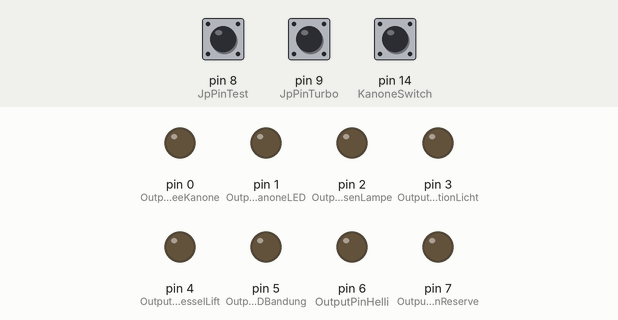
Bench run of a sketch on a simulated Arduino Uno, built with avr-gcc and run on an emulated ATmega328P. Parts: output pins drawn as LEDs (lit = HIGH). The test bench sets the inputs (shaded band); at power-on: pin 9 (JpPinTurbo) HIGH, pin 8 (JpPinTest) HIGH, pin 14 (KanoneSwitch) HIGH.

Above: at 2.3 s.
2.4 s: pin 9 (JpPinTurbo) pulled LOW for 3.2 s
At 5.1 s:
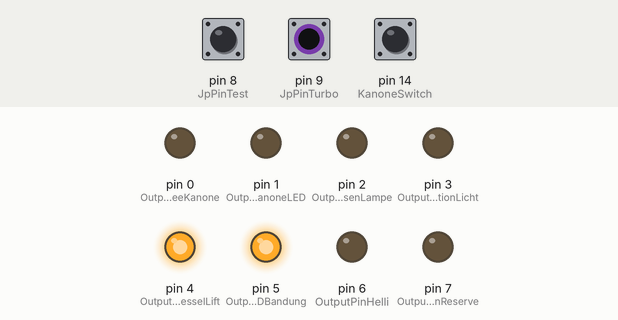
At 6.4 s:
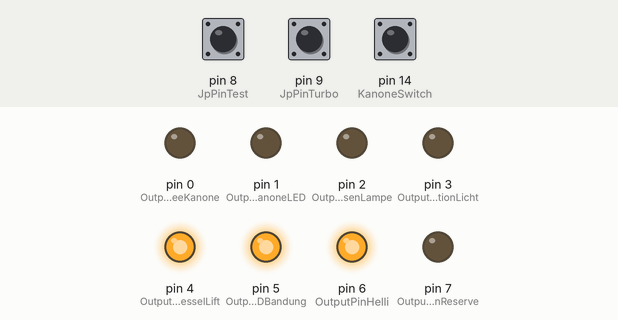
Timing chart, 0 to 7.9 s (numbered marks = the images above; inputs shaded):
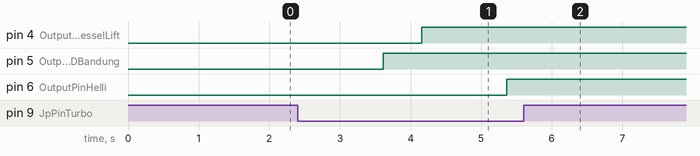

The sketch:

Winterlandschaft.ino
```cpp
#include <Arduino.h>
#include <avr/io.h>
#include <avr/interrupt.h>

#define OutputPinSchneeKanone PD0
#define OutputPinSchneeKanoneLED PD1
#define OutputPinStrassenLampe PD2
#define OutputPinStationLicht PD3

#define OutputPinSesselLift PD4
#define OutputPinLEDBandung PD5
#define OutputPinHelli PD6
#define OutputPinReserve PD7

#define JpPinTest PB0
#define JpPinTurbo PB1
#define JpPinReserve0 PB2
#define JpPinReserve1 PB3
#define JpPinReserve2 PB4

#define KanoneSwitch PC0


struct status {
	int start;
	int stop;
};

// 2400 entspricht 24h ( 15min Nacht, 15min Tag-Modus )

// == Nacht
status SchneeKanoneTime[] = { 1800, 600 };
status SchneeKanoneLEDTime[] = { 1750, 650 };
status StrassenLampeTime[] = { 1700, 700 };
status StationLichtTime[] = { 1750, 650 };  // Beispiel: 17:30 - 06:50
status ReserveTime[] = { { 1800, 2000 }, { 2300, 100 }, { 400, 600 } };  // Kanone provesorisch

// == Tag
status SesselLiftTime[] = { 600, 1800 };
status LEDBandungTime[] = { 555, 1805 };
status HelliTime[] = { { 700, 850 }, { 1000, 1150 }, { 1300, 1400 }, { 1550, 1700 }, { 1850, 2000 } };

// status ReserveTime[] = { 1200, 0000 };

// == Pin schreiben
void dw(unsigned char pin, bool value) {
	if (value) {
		PORTD |= (1 << pin);
	} else {
		PORTD &= ~(1 << pin);
	}
}

// == Pin lesen
bool drB(unsigned char pin) {
	return ((PINB & (1 << pin)) > 0);
}

bool drC(unsigned char pin) {
	return ((PINC & (1 << pin)) > 0);
}

void setup() {
	DDRB = 0b00000000;  // Port auf Eingang  (D12 - D16)
	DDRC = 0b00000000;  // Port auf Eingang  (A0 - A5)
	DDRD = 0b11111111;  // Port auf Ausgang   (D0 - D7)

	PORTB = 0b00011111; // PullUp Pin (D12 - D16)
	PORTC = 0b00000011; // PullUp Pin (A0 + A1)
}

int counter = 500; // Steuerung beginnt um 5:00Uhr Morgens.

void checkCounter(struct status value[], int len, unsigned char pin) {
	len /= sizeof(status);

	for (int i = 0; i < len; i++) {
		if (value[i].start == counter) {
			dw(pin, true);
			return;
		}
		if (value[i].stop == counter) {
			dw(pin, false);
			return;
		}
	}
}

void checkCounterKanone(struct status value[], int len, unsigned char pin) {
	static bool on = true;

	len /= sizeof(status);

	for (int i = 0; i < len; i++) {
		if (value[i].start == counter) {
			on = true;
		}
		if (value[i].stop == counter) {
			on = false;
		}
	}
      dw(pin, ((on) && (!drC(KanoneSwitch))));
}

void loop() {
	if (drB(JpPinTest)) {

		checkCounterKanone(SchneeKanoneTime, sizeof(SchneeKanoneTime), OutputPinSchneeKanone);
		checkCounter(SchneeKanoneLEDTime, sizeof(SchneeKanoneLEDTime), OutputPinSchneeKanoneLED);
		checkCounter(StrassenLampeTime, sizeof(StrassenLampeTime), OutputPinStrassenLampe);
		checkCounter(StationLichtTime, sizeof(StationLichtTime), OutputPinStationLicht);

		checkCounter(SesselLiftTime, sizeof(SesselLiftTime), OutputPinSesselLift);
		checkCounter(LEDBandungTime, sizeof(LEDBandungTime), OutputPinLEDBandung);
		checkCounter(HelliTime, sizeof(HelliTime), OutputPinHelli);
		checkCounter(ReserveTime, sizeof(ReserveTime), OutputPinReserve);
	} else {
		if (600 == counter) {
			PORTD = 0b10101010;
		}
		if (1800 == counter) {
			PORTD = 0b01010101;
		}
	}

	if (drB(JpPinTurbo)) {
		delay(750); // 1/2h = 1800s.
	} else {
		delay(12);  // 60ig fache Beschleunigung
	}

	counter += 1;
	if (counter >= 2400) {
		counter = 0;
	}
}
```

Measured:
- after the input at 2.4 s, pin 4 (OutputPinSesselLift): LOW → HIGH after 1.8 s; pin 5 (OutputPinLEDBandung): LOW → HIGH after 1.2 s; pin 6 (OutputPinHelli): LOW → HIGH after 3.0 s
